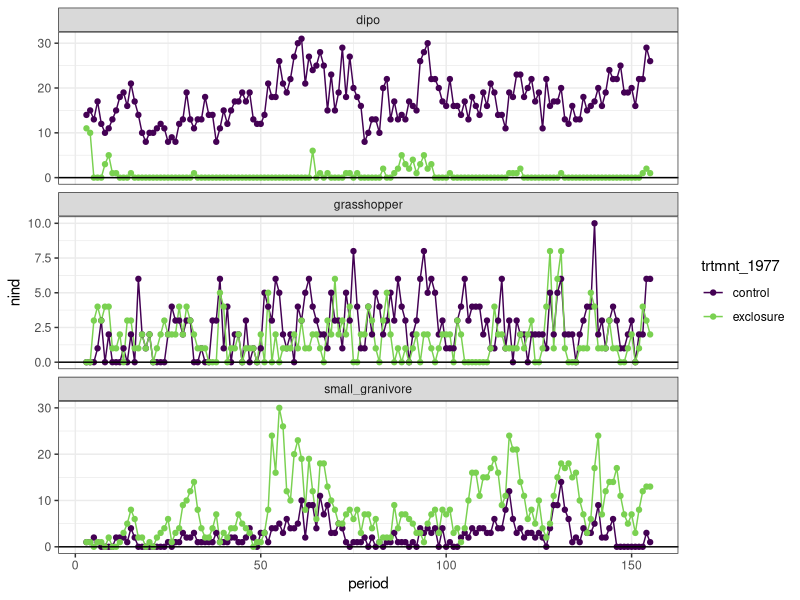
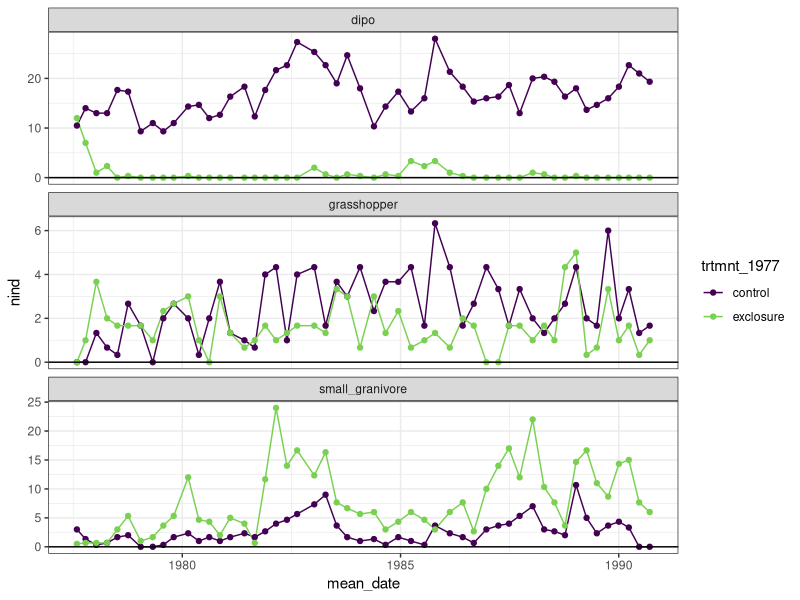
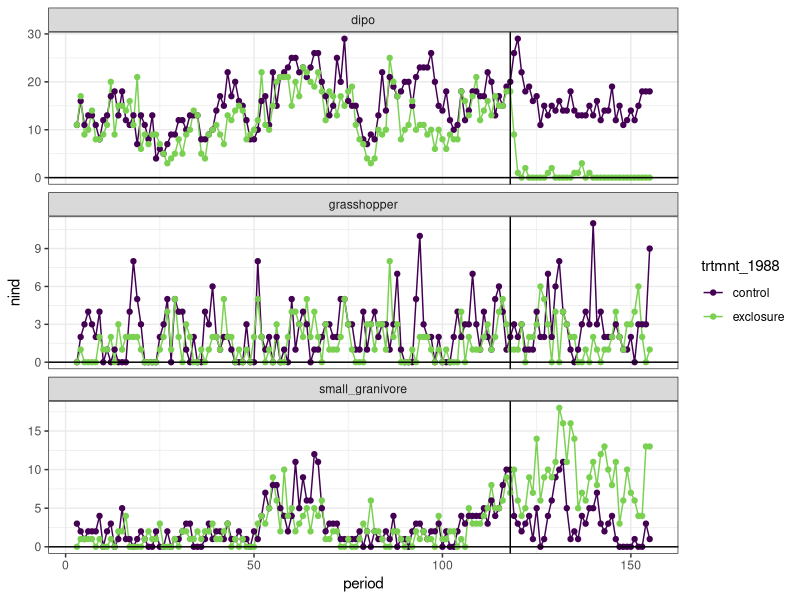
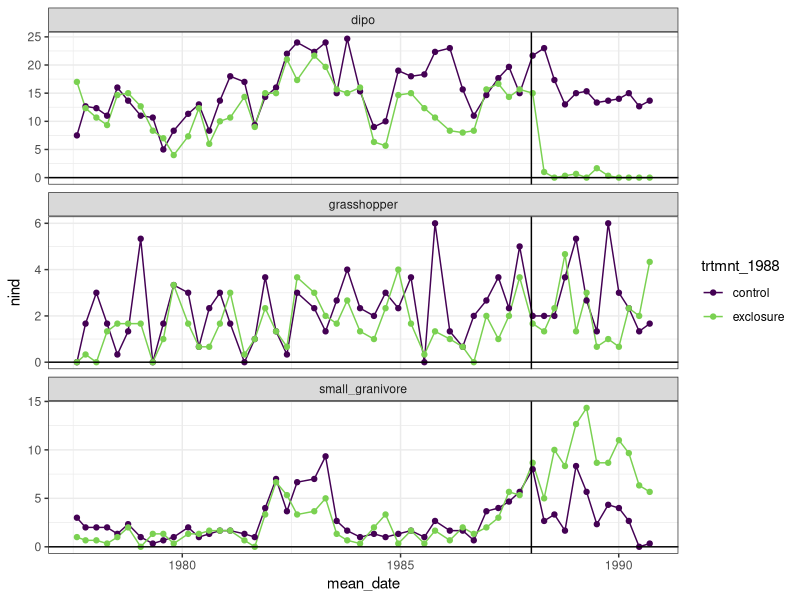
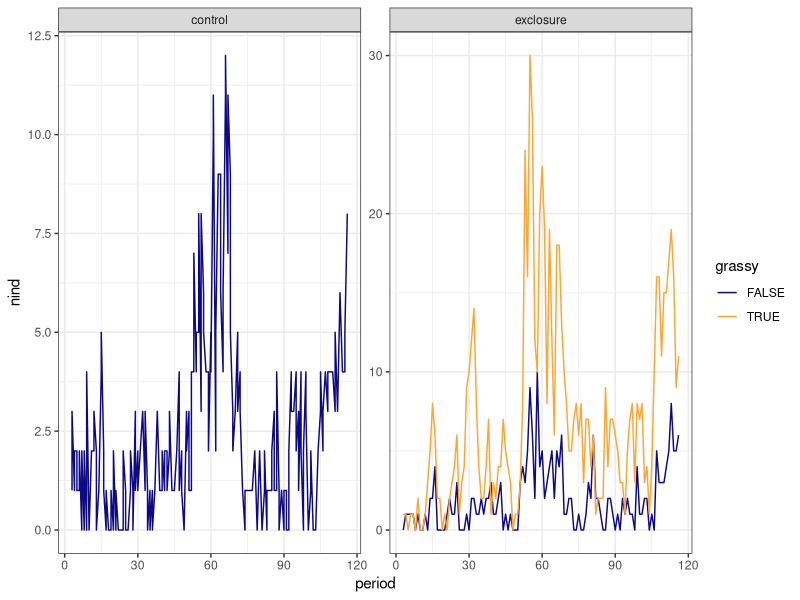
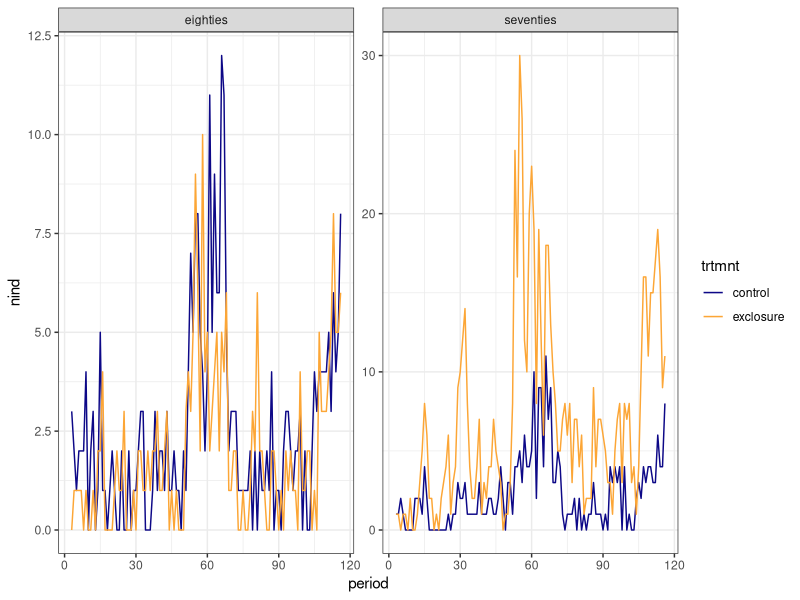
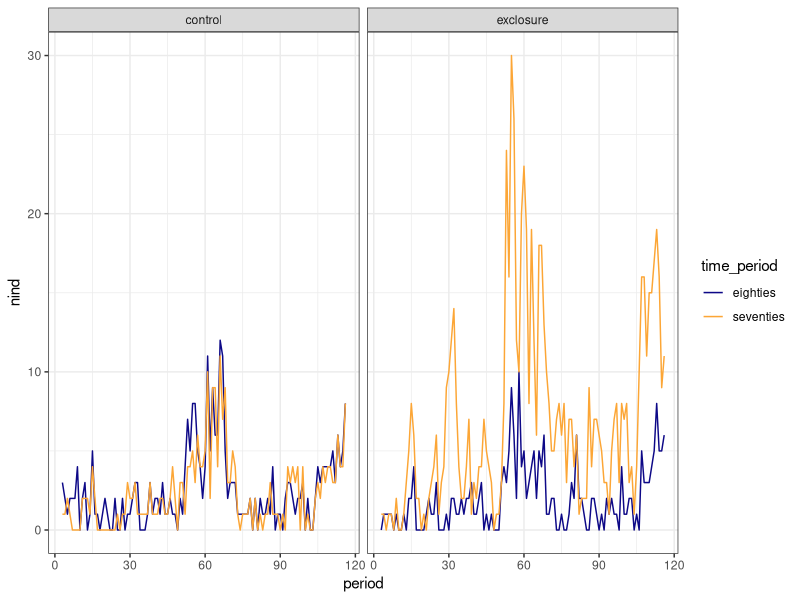
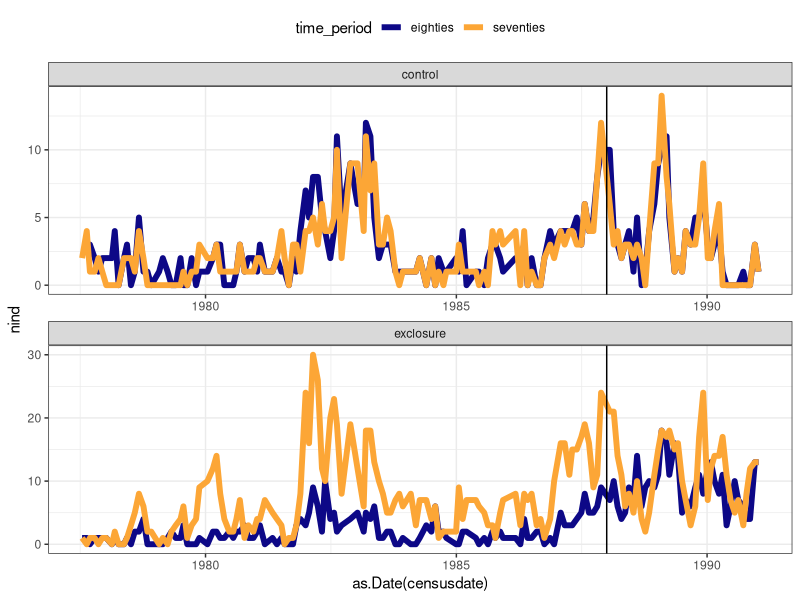

The R source for these figures, in order:
## ---- chunk 1
knitr::opts_chunk$set(echo = TRUE)
rats <- read.csv(here::here("lore", "1994_longterm", "1994_data_complete.csv"), stringsAsFactors = F)
rat_totals_1977 <- read.csv(here::here("lore", "1994_longterm", "1994_data_statevars_1977.csv"), stringsAsFactors = F)
rat_totals_1988 <- read.csv(here::here("lore", "1994_longterm", "1994_data_statevars_1988.csv"), stringsAsFactors = F)
library(dplyr)
library(ggplot2)

## ---- chunk 2


ggplot(filter(rat_totals_1977, type != "other", period > 2), aes(period, nind, color = trtmnt_1977)) +
  geom_line() +
  geom_point()+
  theme_bw() +
  facet_wrap(vars(type), ncol = 1, scales = "free_y") +
  geom_hline(yintercept = 0) +
  scale_colour_viridis_d(end = .8)


rats_1977_thrmo_avg <- rat_totals_1977 %>%
 # filter(period > 2) %>%
  mutate(three_month_section = floor((period) / 3) + 1) %>%
  group_by(three_month_section, type, trtmnt_1977) %>%
  summarize(nind = mean(nind),
            mean_date = mean(as.Date(censusdate))) %>%
  ungroup()

ggplot(filter(rats_1977_thrmo_avg, type != "other", three_month_section < 52), aes(mean_date, nind, color = trtmnt_1977)) +
  geom_line() +
  geom_point()+
  theme_bw() +
  facet_wrap(vars(type), ncol = 1, scales = "free_y") +
  geom_hline(yintercept = 0) +
  scale_colour_viridis_d(end = .8)

## ---- chunk 3


ggplot(filter(rat_totals_1988, type != "other", period > 2), aes(period, nind, color = trtmnt_1988)) +
  geom_line() +
  geom_point()+
  theme_bw() +
  facet_wrap(vars(type), ncol = 1, scales = "free_y") +
  geom_hline(yintercept = 0) +
  scale_colour_viridis_d(end = .8) +
  geom_vline(xintercept = 118)


rats_1988_thrmo_avg <- rat_totals_1988 %>%
 # filter(period > 2) %>%
  mutate(three_month_section = floor((period) / 3) + 1) %>%
  group_by(three_month_section, type, trtmnt_1988) %>%
  summarize(nind = mean(nind),
            mean_date = mean(as.Date(censusdate))) %>%
  ungroup()

ggplot(filter(rats_1988_thrmo_avg, type != "other", three_month_section < 52), aes(mean_date, nind, color = trtmnt_1988)) +
  geom_line() +
  geom_point()+
  theme_bw() +
  facet_wrap(vars(type), ncol = 1, scales = "free_y") +
  geom_hline(yintercept = 0) +
  scale_colour_viridis_d(end = .8) +
  geom_vline(xintercept = as.Date("1988-01-01"))

## ---- chunk 4

rat_totals <- rat_totals_1977 %>%
  rename(trtmnt = trtmnt_1977) %>%
  mutate(time_period = "seventies") %>%
  bind_rows(mutate(rename(rat_totals_1988, trtmnt = trtmnt_1988), time_period = "eighties")) %>%
  mutate(grassy = ifelse(time_period == "seventies", ifelse(trtmnt == "exclosure", TRUE, FALSE), FALSE))

ggplot(filter(rat_totals, type == "small_granivore", period > 2, period < 117), aes(period, nind, color = grassy)) +
  geom_line() +
  facet_wrap(vars(trtmnt), scales = "free_y") +
  theme_bw() +
  scale_color_viridis_d(option = "plasma", end = .8)


ggplot(filter(rat_totals, type == "small_granivore", period > 2, period < 117), aes(period, nind, color = trtmnt)) +
  geom_line() +
  facet_wrap(vars(time_period), scales = "free_y") +
  theme_bw() +
  scale_color_viridis_d(option = "plasma", end = .8)

ggplot(filter(rat_totals, type == "small_granivore", period > 2, period < 117), aes(period, nind, color = time_period)) +
  geom_line() +
  facet_wrap(vars(trtmnt), scales = "fixed") +
  theme_bw() +
  scale_color_viridis_d(option = "plasma", end = .8)

## ---- chunk 5

ggplot(filter(rat_totals, type == "small_granivore"), aes(as.Date(censusdate), nind, color = time_period)) +
  geom_line(size = 2) +
  facet_wrap(vars(trtmnt), scales = "free", ncol = 1) +
  theme_bw() +
  scale_color_viridis_d(option = "plasma", end = .8) +
  theme(legend.position = "top")+
  geom_vline(xintercept = as.Date("1988-01-01"))
  
rat_totals <- rat_totals %>%
  mutate(trtmnt_period = paste(time_period, trtmnt, sep = "_"))

ggplot(filter(rat_totals, type == "small_granivore"), aes(as.Date(censusdate), nind, color= trtmnt, group = trtmnt_period)) +
  geom_line(size = 2) +
  theme_bw() +
  facet_wrap(vars(grassy), scales = "free", ncol = 1) +
  scale_color_viridis_d(end = .8) +
  theme(legend.position = "top")+
  geom_vline(xintercept = as.Date("1988-01-01"))
## ---- chunk 6

ggplot(filter(rat_totals, type == "small_granivore", period > 100, period < 155), aes(as.Date(censusdate), nind, color= trtmnt, group = trtmnt_period)) +
  geom_line(size = 2) +
  theme_bw() +
  facet_wrap(vars(grassy), scales = "free", ncol = 1) +
  scale_color_viridis_d(end = .8) +
  theme(legend.position = "top")+
  geom_vline(xintercept = as.Date("1988-01-01"))

